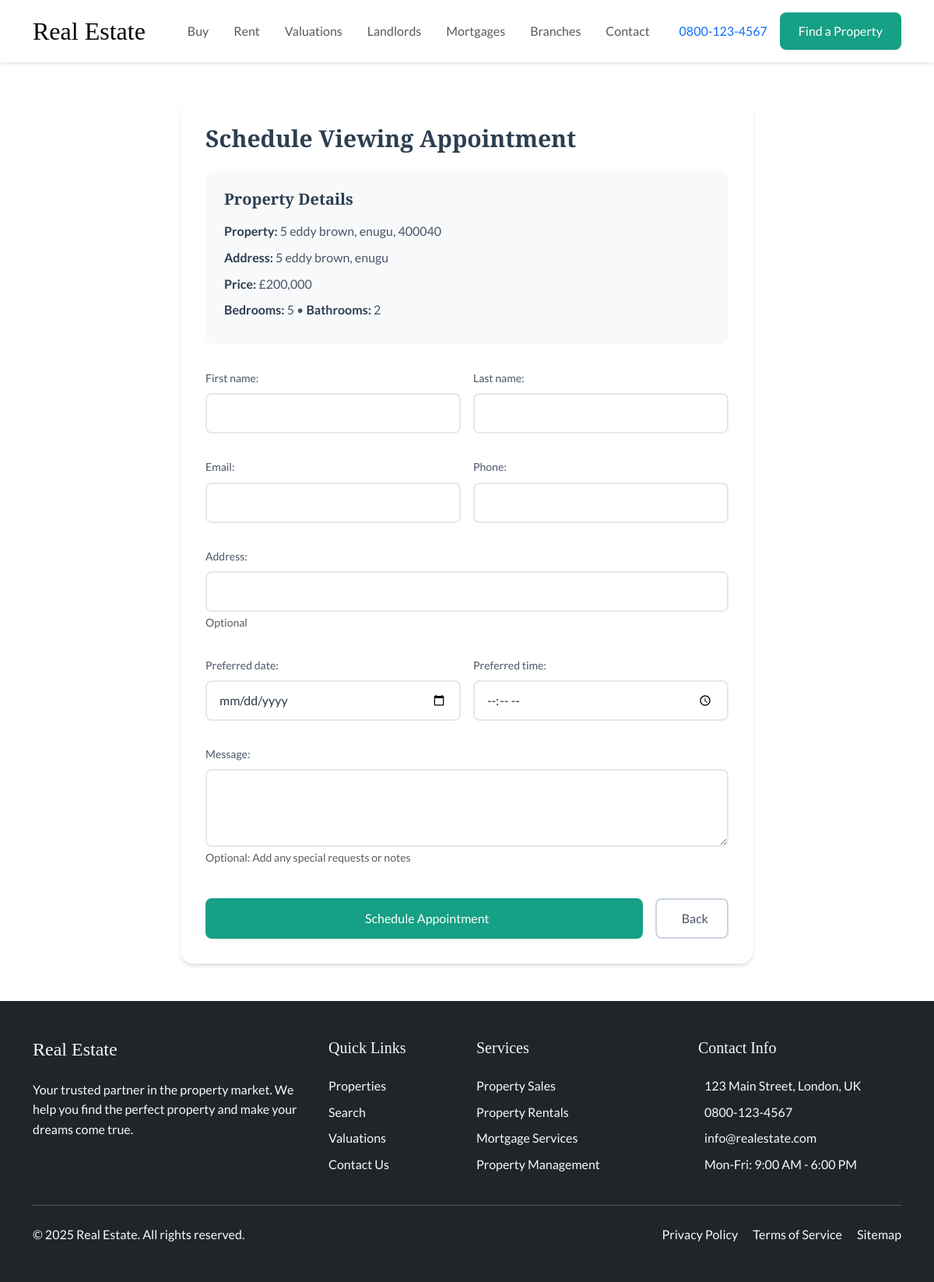
Page /appointment/schedule/5-eddy-brown-enugu-400040/ on the committed database.
### property/models.py (models this page shows, shortened)
class Property(models.Model):
    PROPERTY_TYPES = [
        ('house', 'House'),
        ('apartment', 'Apartment'),
        ('villa', 'Villa'),
        ('land', 'Land'),
        ('commercial', 'Commercial'),
    ]
    LISTING_TYPES = [
        ('sale', 'For Sale'),
        ('rent', 'For Rent'),
    ]
    street_address = models.CharField(max_length=255, null=True, blank=True, help_text="Street number and name")
    city = models.CharField(max_length=100, null=True, blank=True, help_text="City/Town")
    state = models.CharField(max_length=100, null=True, blank=True, help_text="State/County/Region")
    postal_code = models.CharField(max_length=10, null=True, blank=True, help_text="Postal/ZIP Code")
    description = models.TextField()
    price = models.DecimalField(max_digits=12, decimal_places=2, help_text="Asking price if for sale, monthly rent if for rent")
    floor_plan_image = models.ImageField(upload_to='properties/floor_plans/%Y/%m/%d/', blank=True, null=True)
    epc_image = models.ImageField(upload_to='properties/epc/%Y/%m/%d/', blank=True, null=True)
    bedrooms = models.PositiveIntegerField(null=True, blank=True)
    bathrooms = models.PositiveIntegerField(null=True, blank=True)
    property_type = models.CharField(max_length=20, choices=PROPERTY_TYPES)
    listing_type = models.CharField(max_length=10, choices=LISTING_TYPES)
    property_status = models.CharField(max_length=20, choices=[
        ('available', 'Available'),
        ('sold', 'Sold'),
        ('rented', 'Rented'),
        ('under_offer', 'Under Offer'),    ], default='available')
    slug = models.SlugField(unique=True)
    featured = models.BooleanField(default=False)
    created_at = models.DateTimeField(auto_now_add=True)
    updated_at = models.DateTimeField(auto_now=True)
    class Meta:
        verbose_name_plural = 'Properties'
        ordering = ['-created_at']
    @property
    def title(self):
        return f"{self.street_address}, {self.city}, {self.postal_code}"

### core/views.py (the view)
# urls.py: path('appointment/schedule/<slug:slug>/', views.schedule_appointment, name='schedule_appointment'),
def schedule_appointment(request, slug):
    property = get_object_or_404(Property, slug=slug)
    if request.method == 'POST':
        form = AppointmentForm(request.POST)
        if form.is_valid():
            try:
                appointment = form.save(commit=False)
                appointment.property = property
                appointment.save()
                messages.success(request, 'Your viewing appointment has been scheduled. We will contact you to confirm.')
                return redirect('property:property_detail', slug=property.slug)
            except Exception as e:
                import traceback
                print('Error scheduling appointment:', e)
                traceback.print_exc()
                messages.error(request, f'An error occurred while scheduling your appointment: {e}')
    else:
        form = AppointmentForm()
    context = {
        'form': form,
        'property': property
    }
    return render(request, 'core/schedule_appointment.html', context)

### templates/core/schedule_appointment.html (shortened to what this page needs)
{% extends 'base.html' %}
{% load humanize %}
{% block content %}
<div class="container py-5">
    <div class="row">
        <div class="col-md-8 mx-auto">
            <div class="card">
                <div class="card-body">
                    <h1 class="card-title mb-4">Schedule Viewing Appointment</h1>
                                        <div class="property-details">
                        <h4>Property Details</h4>
                        <p><strong>Property:</strong> {{ property.title }}</p>
                        <p><strong>Address:</strong> {{ property.street_address }}, {{ property.city }}</p>
                        <p><strong>Price:</strong> £{{ property.price|floatformat:0|intcomma }}</p>
                        {% if property.bedrooms or property.bathrooms %}
                        <p>
                            {% if property.bedrooms %}<strong>Bedrooms:</strong> {{ property.bedrooms }}{% endif %}
                            {% if property.bedrooms and property.bathrooms %} • {% endif %}
                            {% if property.bathrooms %}<strong>Bathrooms:</strong> {{ property.bathrooms }}{% endif %}
                        </p>
                        {% endif %}
                    </div>
                    <form method="post" class="appointment-form needs-validation" novalidate>
                        <div class="row g-3">
                            <div class="col-md-6">
                                <div class="form-group">
                                    {{ form.first_name.label_tag }}
                                    {{ form.first_name }}
                                </div>
                            </div>
                            <div class="col-md-6">
                                <div class="form-group">
                                    {{ form.last_name.label_tag }}
                                    {{ form.last_name }}
                                </div>
                            </div>
                            <div class="col-md-6">
                                <div class="form-group">
                                    {{ form.email.label_tag }}
                                    {{ form.email }}
                                </div>
                            </div>
                            <div class="col-md-6">
                                <div class="form-group">
                                    {{ form.phone.label_tag }}
                                    {{ form.phone }}
                                </div>
                            </div>
                            <div class="col-md-12">
                                <div class="form-group">
                                    {{ form.address.label_tag }}
                                    {{ form.address }}
                                    <small class="form-text text-muted">Optional</small>
                                </div>
                            </div>
                            <div class="col-md-6">
                                <div class="form-group">
                                    {{ form.preferred_date.label_tag }}
                                    {{ form.preferred_date }}
                                </div>
                            </div>
                            <div class="col-md-6">
                                <div class="form-group">
                                    {{ form.preferred_time.label_tag }}
                                    {{ form.preferred_time }}
                                </div>
                            </div>
                            <div class="col-12">
                                <div class="form-group">
                                    {{ form.message.label_tag }}
                                    {{ form.message }}
                                    <small class="form-text text-muted">Optional: Add any special requests or notes</small>
                                </div>
                            </div>
                        </div>                        <div class="mt-4 d-flex gap-3">
                            <button type="submit" class="btn btn-primary flex-grow-1">
                                Schedule Appointment
                            </button>
                            <a href="{% url 'property:property_detail' property.slug %}" class="btn btn-outline-secondary">
                                Back
                            </a>
                        </div>
                    </form>
                </div>
            </div>
        </div>
    </div>
</div>
{% endblock %}

### templates/base.html (style rules this page uses)
:root { --primary-color: #2C3E50; --accent-color: #16A085; --text-color: #333; --light-bg: #f8f9fa; --font-heading: 'Playfair Display', serif; --font-body: 'Lato', sans-serif; }
body { font-family: var(--font-body); color: var(--text-color); line-height: 1.6; }
h1, h2, h3, h4, h5, h6 { font-family: var(--font-heading); }
.btn-primary { background-color: var(--accent-color); border-color: var(--accent-color); }
.card { border: none; box-shadow: 0 4px 6px rgba(0,0,0,0.1); transition: transform 0.2s; }

### templates/core/schedule_appointment.html (style rules this page uses)
.card { background: #fff; border: none; border-radius: 1rem; box-shadow: 0 4px 6px -1px rgba(0, 0, 0, 0.1), 0 2px 4px -1px rgba(0, 0, 0, 0.06); }
.card-body { padding: 2rem; }
.card-title { font-size: 1.875rem; font-weight: 700; color: var(--primary-color); margin-bottom: 1.5rem; }
.property-details { background: var(--light-bg); padding: 1.5rem; border-radius: 0.75rem; margin-bottom: 2rem; }
.property-details h4 { font-size: 1.25rem; font-weight: 600; color: var(--primary-color); margin-bottom: 1rem; }
.property-details p { margin-bottom: 0.5rem; color: #4a5568; }
.property-details strong { color: var(--primary-color); }
.form-group { margin-bottom: 1rem; }
.form-group label { display: block; font-size: 0.875rem; font-weight: 500; color: #4a5568; margin-bottom: 0.5rem; }
.form-control { display: block; width: 100%; padding: 0.75rem 1rem; font-size: 1rem; line-height: 1.5; color: #2d3748; background-color: #fff; background-clip: padding-box; border: 2px solid #e2e8f0; border-radius: 0.5rem; transition: border-color 0.15s ease-in-out; }
textarea.form-control { min-height: 100px; resize: vertical; }
.form-text { font-size: 0.875rem; color: #718096; }
.btn { display: inline-flex; align-items: center; justify-content: center; padding: 0.75rem 1.5rem; font-size: 1rem; font-weight: 500; border-radius: 0.5rem; transition: all 0.15s ease; }
.btn-primary { background-color: var(--accent-color); color: #fff; border: none; }
.btn-outline-secondary { background-color: transparent; border: 2px solid #cbd5e0; color: #4a5568; }

### rows in the picture
Property: title "5 eddy brown, enugu, 400040", street_address "5 eddy brown", city "enugu", price "200,000", bedrooms "5", bathrooms "2"
